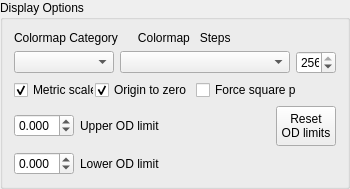
              <widget class="QGroupBox" name="DisplayOptions">
               <property name="sizePolicy">
                <sizepolicy hsizetype="Preferred" vsizetype="Expanding">
                 <horstretch>0</horstretch>
                 <verstretch>0</verstretch>
                </sizepolicy>
               </property>
               <property name="minimumSize">
                <size>
                 <width>0</width>
                 <height>150</height>
                </size>
               </property>
               <property name="title">
                <string>Display Options</string>
               </property>
               <layout class="QVBoxLayout" name="verticalLayout_2">
                <item>
                 <widget class="QLabel" name="label">
                  <property name="maximumSize">
                   <size>
                    <width>16777215</width>
                    <height>15</height>
                   </size>
                  </property>
                  <property name="text">
                   <string>Colormap Category      Colormap   Steps</string>
                  </property>
                 </widget>
                </item>
                <item>
                 <layout class="QHBoxLayout" name="horizontalLayout_4">
                  <item>
                   <widget class="QComboBox" name="CMCatBox">
                    <property name="sizePolicy">
                     <sizepolicy hsizetype="Maximum" vsizetype="Fixed">
                      <horstretch>0</horstretch>
                      <verstretch>0</verstretch>
                     </sizepolicy>
                    </property>
                    <property name="minimumSize">
                     <size>
                      <width>0</width>
                      <height>0</height>
                     </size>
                    </property>
                    <property name="maximumSize">
                     <size>
                      <width>100</width>
                      <height>16777215</height>
                     </size>
                    </property>
                   </widget>
                  </item>
                  <item>
                   <widget class="QComboBox" name="CMMapBox"/>
                  </item>
                  <item>
                   <widget class="QSpinBox" name="StepSpin">
                    <property name="maximumSize">
                     <size>
                      <width>40</width>
                      <height>16777215</height>
                     </size>
                    </property>
                    <property name="minimum">
                     <number>2</number>
                    </property>
                    <property name="maximum">
                     <number>256</number>
                    </property>
                    <property name="value">
                     <number>256</number>
                    </property>
                    <property name="displayIntegerBase">
                     <number>10</number>
                    </property>
                   </widget>
                  </item>
                 </layout>
                </item>
                <item>
                 <layout class="QHBoxLayout" name="horizontalLayout_6" stretch="1,1,1,0">
                  <property name="spacing">
                   <number>1</number>
                  </property>
                  <item>
                   <widget class="QCheckBox" name="MetricCheckBox">
                    <property name="minimumSize">
                     <size>
                      <width>80</width>
                      <height>0</height>
                     </size>
                    </property>
                    <property name="maximumSize">
                     <size>
                      <width>80</width>
                      <height>16777215</height>
                     </size>
                    </property>
                    <property name="text">
                     <string>Metric scale</string>
                    </property>
                    <property name="checked">
                     <bool>true</bool>
                    </property>
                   </widget>
                  </item>
                  <item>
                   <widget class="QCheckBox" name="ZeroOriginCheckBox">
                    <property name="minimumSize">
                     <size>
                      <width>100</width>
                      <height>0</height>
                     </size>
                    </property>
                    <property name="maximumSize">
                     <size>
                      <width>100</width>
                      <height>16777215</height>
                     </size>
                    </property>
                    <property name="text">
                     <string>Origin to zero</string>
                    </property>
                    <property name="checked">
                     <bool>true</bool>
                    </property>
                   </widget>
                  </item>
                  <item>
                   <widget class="QCheckBox" name="SquarePxCheckBox">
                    <property name="minimumSize">
                     <size>
                      <width>100</width>
                      <height>0</height>
                     </size>
                    </property>
                    <property name="maximumSize">
                     <size>
                      <width>100</width>
                      <height>16777215</height>
                     </size>
                    </property>
                    <property name="autoFillBackground">
                     <bool>false</bool>
                    </property>
                    <property name="text">
                     <string>Force square px</string>
                    </property>
                    <property name="checkable">
                     <bool>true</bool>
                    </property>
                    <property name="checked">
                     <bool>false</bool>
                    </property>
                    <property name="autoRepeat">
                     <bool>false</bool>
                    </property>
                    <property name="autoExclusive">
                     <bool>false</bool>
                    </property>
                    <property name="tristate">
                     <bool>false</bool>
                    </property>
                   </widget>
                  </item>
                  <item>
                   <spacer name="horizontalSpacer">
                    <property name="orientation">
                     <enum>Qt::Horizontal</enum>
                    </property>
                    <property name="sizeHint" stdset="0">
                     <size>
                      <width>40</width>
                      <height>20</height>
                     </size>
                    </property>
                   </spacer>
                  </item>
                 </layout>
                </item>
                <item>
                 <layout class="QGridLayout" name="gridLayout_2">
                  <item row="1" column="1">
                   <widget class="QLabel" name="label_3">
                    <property name="text">
                     <string>Lower OD limit</string>
                    </property>
                   </widget>
                  </item>
                  <item row="1" column="0">
                   <widget class="QDoubleSpinBox" name="ODLowSpinBox">
                    <property name="maximumSize">
                     <size>
                      <width>60</width>
                      <height>16777215</height>
                     </size>
                    </property>
                    <property name="locale">
                     <locale language="C" country="AnyCountry"/>
                    </property>
                    <property name="decimals">
                     <number>3</number>
                    </property>
                    <property name="minimum">
                     <double>-99.989999999999995</double>
                    </property>
                    <property name="singleStep">
                     <double>0.010000000000000</double>
                    </property>
                   </widget>
                  </item>
                  <item row="0" column="0">
                   <widget class="QDoubleSpinBox" name="ODHighSpinBox">
                    <property name="maximumSize">
                     <size>
                      <width>60</width>
                      <height>16777215</height>
                     </size>
                    </property>
                    <property name="locale">
                     <locale language="C" country="AnyCountry"/>
                    </property>
                    <property name="decimals">
                     <number>3</number>
                    </property>
                    <property name="minimum">
                     <double>-99.989999999999995</double>
                    </property>
                    <property name="singleStep">
                     <double>0.010000000000000</double>
                    </property>
                   </widget>
                  </item>
                  <item row="0" column="1">
                   <widget class="QLabel" name="label_2">
                    <property name="text">
                     <string>Upper OD limit</string>
                    </property>
                   </widget>
                  </item>
                  <item row="0" column="2">
                   <widget class="QPushButton" name="RSTODpb">
                    <property name="minimumSize">
                     <size>
                      <width>40</width>
                      <height>40</height>
                     </size>
                    </property>
                    <property name="maximumSize">
                     <size>
                      <width>60</width>
                      <height>60</height>
                     </size>
                    </property>
                    <property name="text">
                     <string>Reset
OD limits</string>
                    </property>
                   </widget>
                  </item>
                 </layout>
                </item>
               </layout>
              </widget>
